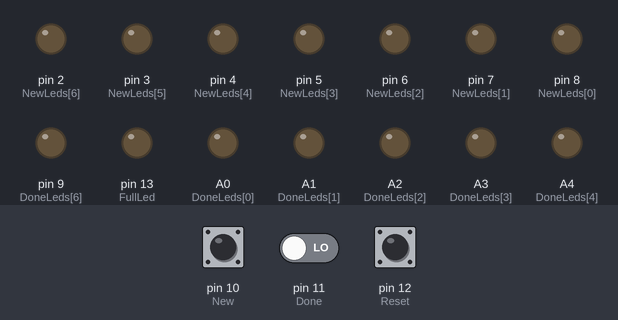
Bench run of a sketch on a simulated Arduino Uno, built with avr-gcc and run on an emulated ATmega328P. Shown: output pins drawn as LEDs (lit = HIGH). The inputs (shaded band) are chosen by the test bench; at power-on: pin 10 (New) LOW, pin 11 (Done) LOW, pin 12 (Reset) LOW.

Above: at 1.2 s.
1.3 s: pin 10 (New) driven HIGH
At 2.2 s:
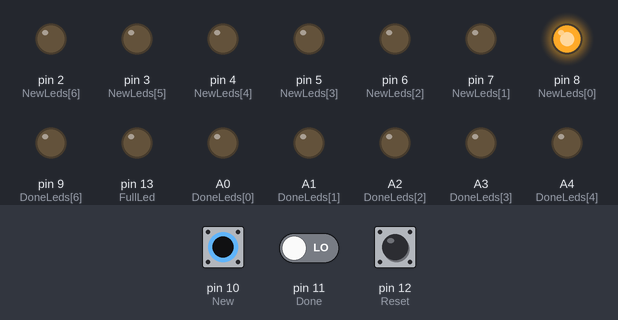
2.8 s: pin 11 (Done) driven HIGH
At 3.3 s:
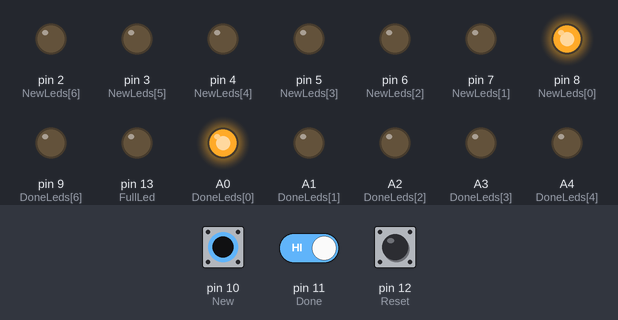
4.3 s: pin 12 (Reset) pulled HIGH for 0.15 s
At 5.5 s:
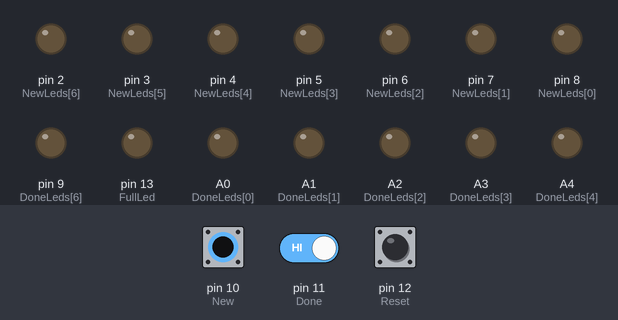
5.9 s: pin 10 (New) pulsed LOW 5 times (0.12 s each, 0.3 s apart)
At 8.5 s:
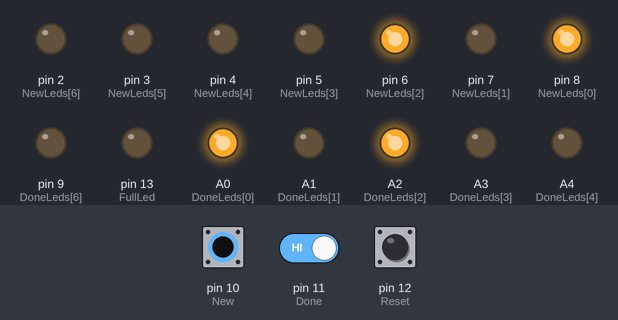
8.9 s: pin 12 (Reset) pulled HIGH for 1 s
At 9.2 s:
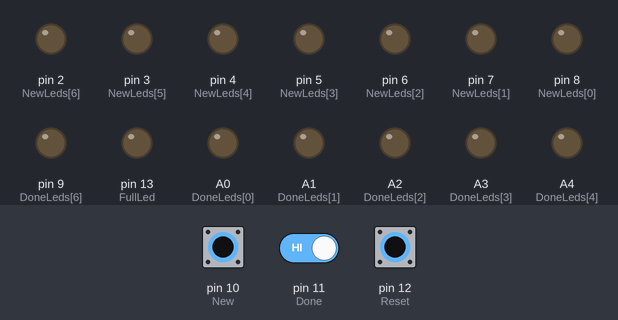
Timing chart, 0 to 11.9 s (numbered marks = the images above; inputs shaded):
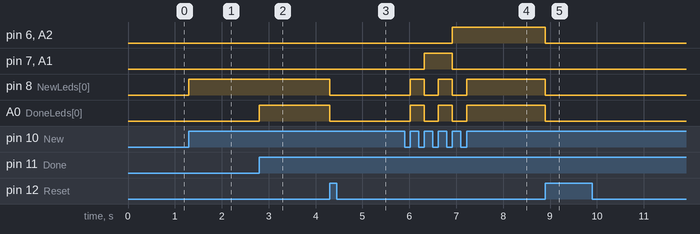

The sketch:

ArduinoCode.ino
```cpp
// Pin 13 has an LED connected on most Arduino boards.
// give it a name:
//int led = 13;

int New = 10;
int Done = 11;
int Reset = 12;
int FullLed =  13;
int NewLeds[] = {8,7,6,5,4,3,2};
int DoneLeds[] = {A0,A1,A2,A3,A4,A5,9};

int CurrentClient = 0;
int AllClients = 0;
int reset = 0;
bool NewHold = false;
bool DoneHold = false;
bool ResetHold = false;

// the setup routine runs once when you press reset:
void setup() {
  // initialize the digital pin as an output.
  //input pins
  pinMode(New,INPUT);
  pinMode(Done,INPUT);
  pinMode(Reset,INPUT);

  //output pins
  pinMode(FullLed, OUTPUT);

  for(int i=0; i<=6; i++){
    pinMode(NewLeds[i], OUTPUT);
    pinMode(DoneLeds[i], OUTPUT);
  }
}
// the loop routine runs over and over again forever:
void loop() {

  //------New ----------

  if(digitalRead(New) == HIGH && AllClients<100){
    if(!NewHold){
      NewHold = true;
      AllClients++;

      for(int i=0;i<=6;i++){
        if( (AllClients & (1<<i)) == 0)
          digitalWrite(NewLeds[i],LOW);
        else
           digitalWrite(NewLeds[i],HIGH);
      }

      if (AllClients == 100)
        digitalWrite(FullLed,HIGH);

    }
  }else
  	NewHold = false;


    //------ Done ----------
   if(digitalRead(Done) == HIGH && CurrentClient < AllClients){
     if(!DoneHold){
       DoneHold = true;
       CurrentClient++;
       for(int i=0;i<=6;i++){
        if( (CurrentClient & (1<<i)) == 0)
          digitalWrite(DoneLeds[i],LOW);
        else
           digitalWrite(DoneLeds[i],HIGH);
       }
     }
   }else
   	DoneHold=false;

    //------ Reset ----------
    if(digitalRead(Reset) == HIGH){
    if(!ResetHold){
      ResetHold = true;
      CurrentClient =0;
      AllClients = 0;
      digitalWrite(FullLed, LOW);
      for(int i=0;i<6;i++){
      	digitalWrite(NewLeds[i],LOW);
      	digitalWrite(DoneLeds[i],LOW);
      }
    }
  }else
    ResetHold = false;

}
```

Measured:
- after the input at 1.3 s, pin 8 (NewLeds[0]): LOW → HIGH at once
- after the input at 2.8 s, A0 (DoneLeds[0]): LOW → HIGH at once
- after the input at 4.3 s, pin 8 (NewLeds[0]), A0 (DoneLeds[0]): HIGH → LOW at once
- after the input at 5.9 s, pin 6 (NewLeds[2]), A2 (DoneLeds[2]): LOW → HIGH after 1.0 s; pin 7 (NewLeds[1]), A1 (DoneLeds[1]): LOW → HIGH after 0.42 s, → LOW 0.60 s later; pin 8 (NewLeds[0]), A0 (DoneLeds[0]): alternates HIGH for 0.30 s and LOW for 0.30 s, 5 changes in all, then stays HIGH, starting after 0.12 s
- after the input at 8.9 s, pin 6 (NewLeds[2]), pin 8 (NewLeds[0]), A0 (DoneLeds[0]), A2 (DoneLeds[2]): HIGH → LOW at once
